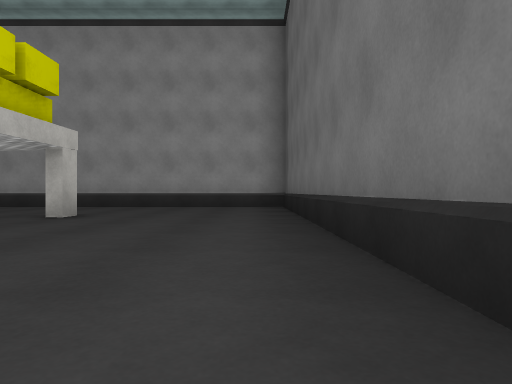
view 1 (above)

24 first-person views from a walk through a Unity game level. The camera is 0.3 m above the floor, looks level and sees 70° across. The floor is counted in squares, 1 m on a side. Each view is taken from the middle of a square. On the plan, view 1 faces up. The plan holds only what a view shows up to about 9 squares ahead; the rest is blank. The place goes on beyond the plan. The player character is not drawn. Surface patterns are stand-ins for the level's own textures.

view 2
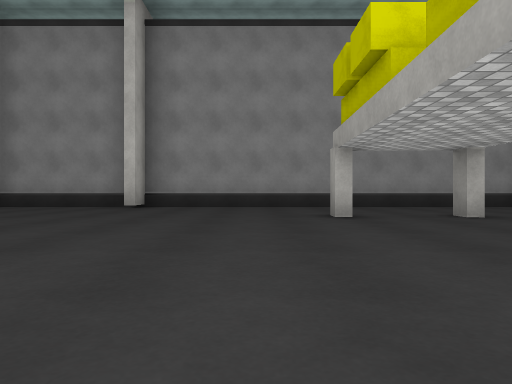

view 3
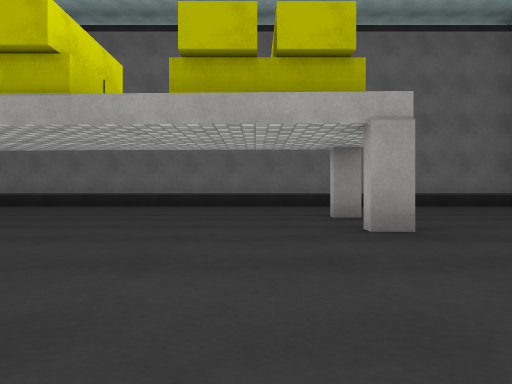

view 4
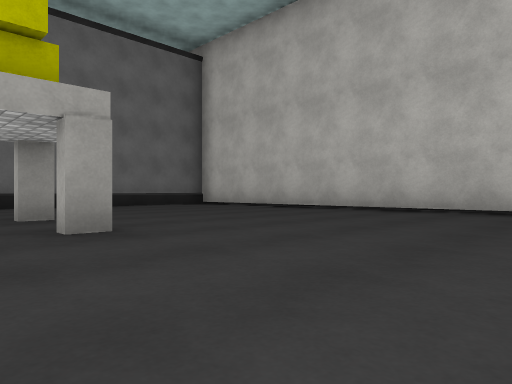

view 5
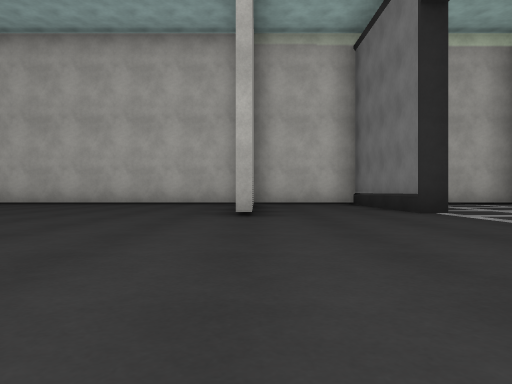

view 6
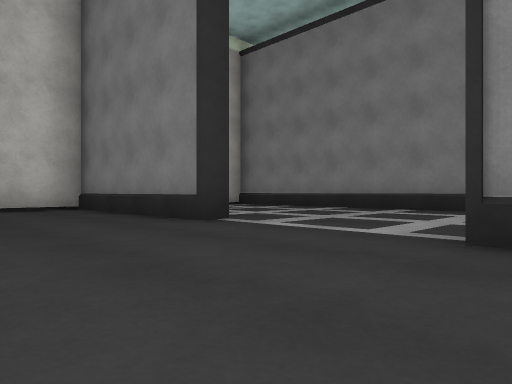

view 7
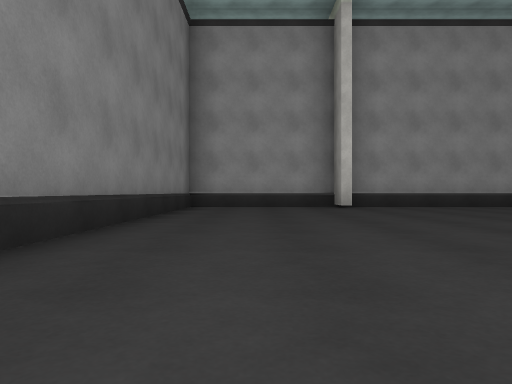

view 8
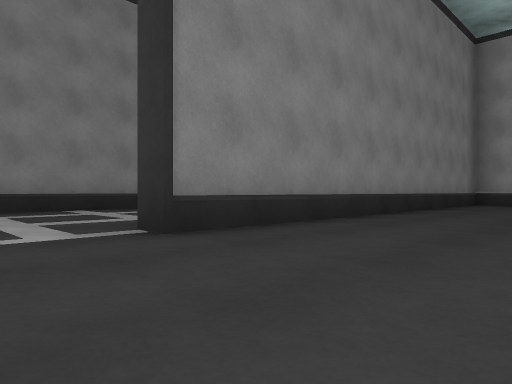

view 9
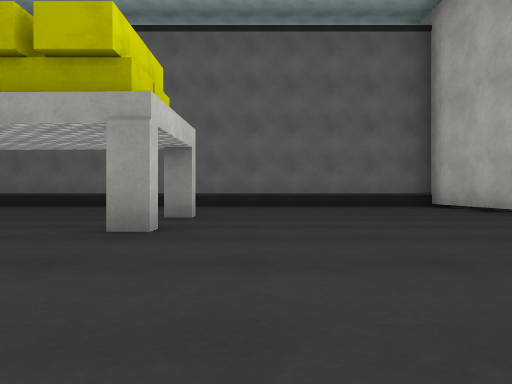

view 10
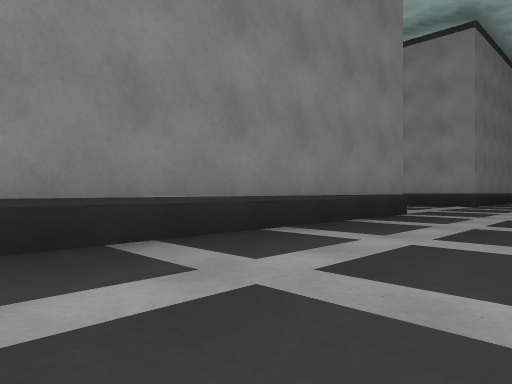

view 11
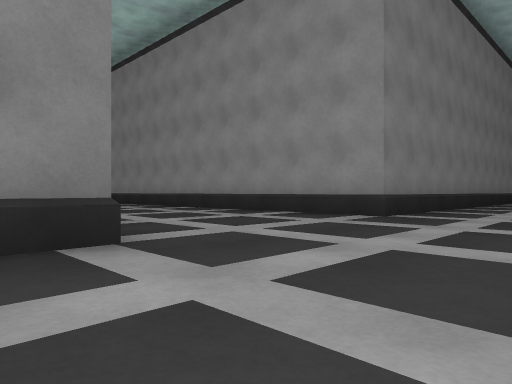

view 12
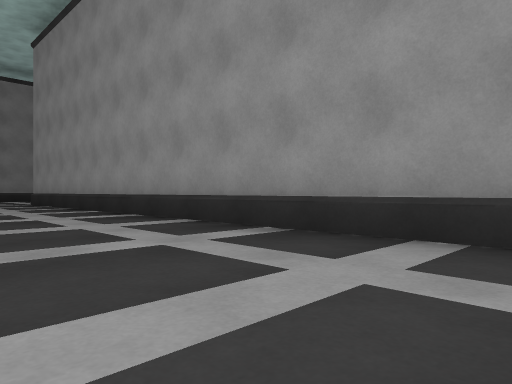

view 13
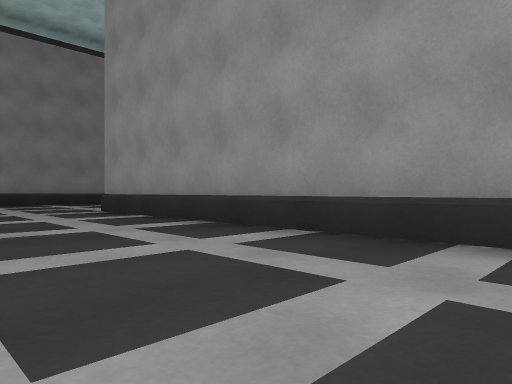

view 14
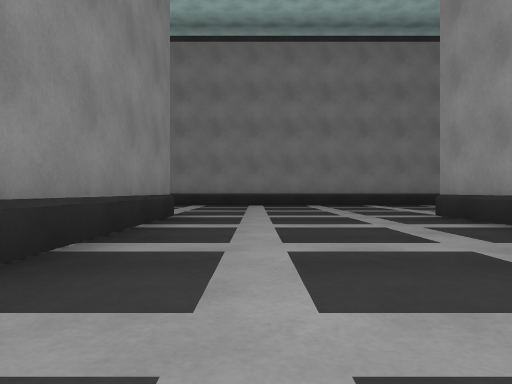

view 15
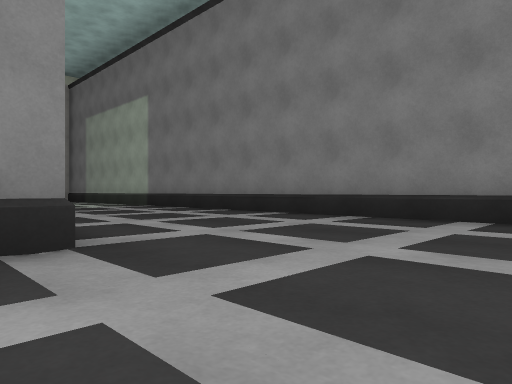

view 16
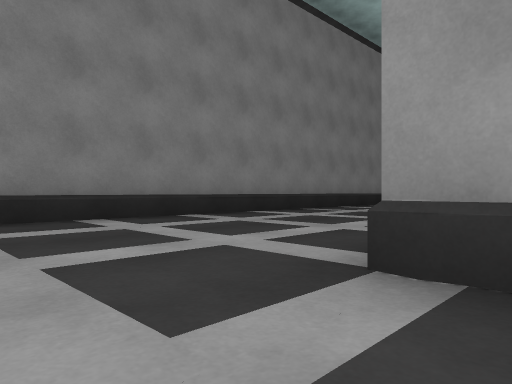

view 17
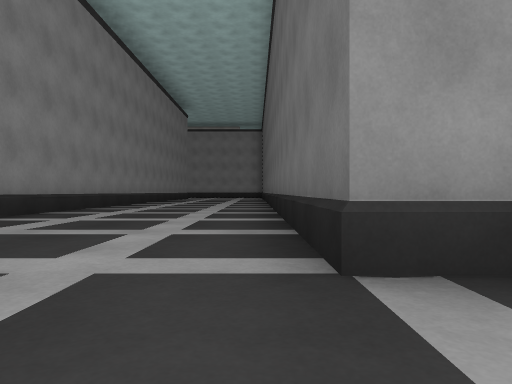

view 18
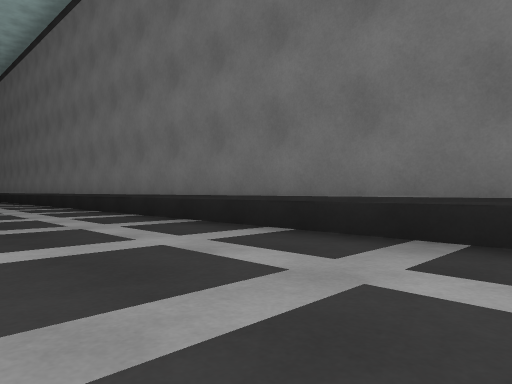

view 19
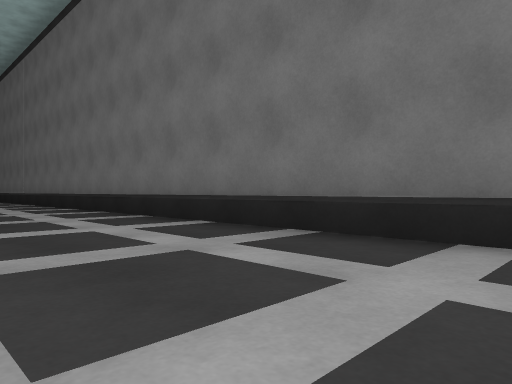

view 20
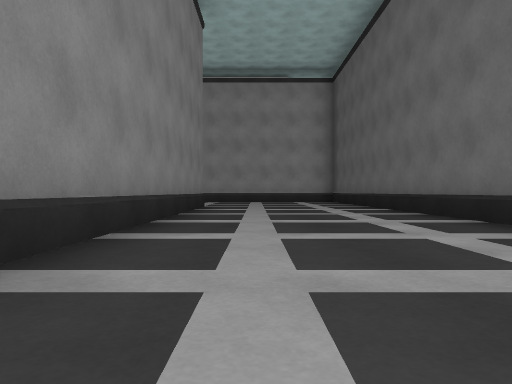

view 21
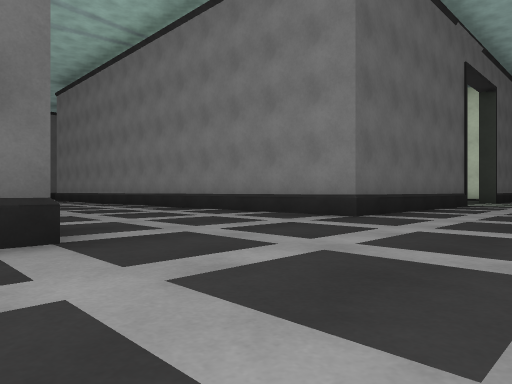

view 22
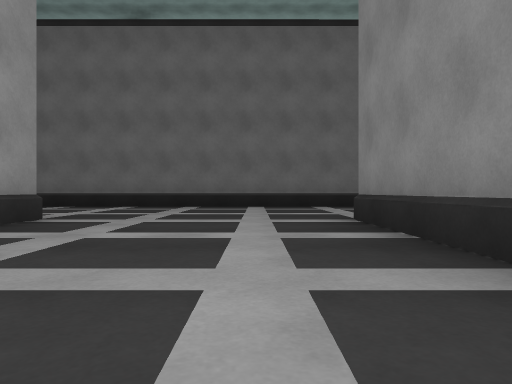

view 23
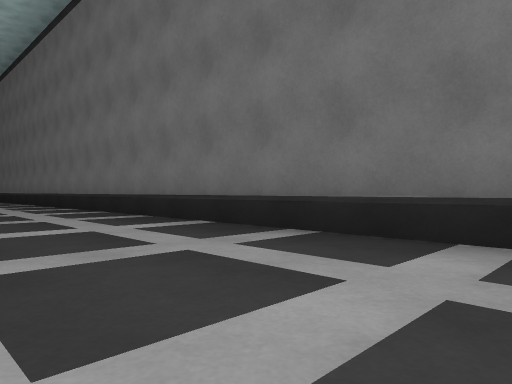

view 24
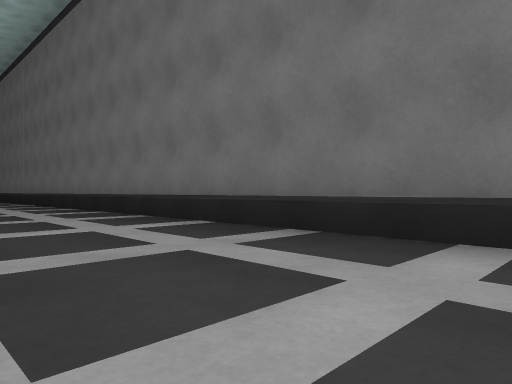

### Floor plan
Points are (right, up) in squares from view 1. A wall is a line through its corners. A room is listed if a view was taken in it or the views show most of it. See-through windows are left out.
Room 1 (views 1, 2, 3, 4, 5, 6, 7, 8, 9, 10)
walls: (-2.5, 4.2) (-2.5, 4.7); (-10.8, -3.1) (-10.3, -3.1) (-10.3, -6.6) (-7.9, -6.6); (-2.3, 4.7) (-2.3, 4.2); (-7.4, 6.6) (-7.4, 7.3) (-10.3, 7.3) (-10.3, -0.6) (-10.8, -0.6); (-7.6, -6.6) (0.6, -6.6) (0.6, 7.3) (-7.2, 7.3) (-7.2, 6.6); (-14.1, -1.6) (-14.1, -6.6) (-12.5, -6.6)
ways out: opening at (-12.5, -0.5) to room 2
objects: other object (-4, 5)
Room 2 (views 11, 12, 13, 14, 15, 16, 17, 18, 19, 20, 21, 22, 23, 24)
walls: (-14.1, 13.7) (-14.1, 7.3) (-25.7, 7.3) (-25.7, 22.5); (-29.1, 15) (-29.1, -1.6); (-16.5, 3.9) (-14.1, 3.9) (-14.1, -1.6); (-29.1, 22.5) (-29.1, 16.5); (-10.7, 2.9) (-10.7, 22.5); (-25.7, -0.6) (-25.7, 3.9) (-19.4, 3.9)
ways out: opening at (-12.5, -0.5) to room 1; opening at (-27.5, -0.5)

Positions as (right, up) in squares from view 1, and headings:
1: (0, 0), facing up
2: (-5, 0), facing up
3: (-7, -1), facing right
4: (-7, -1), facing down-right
5: (-8, 2), facing down
6: (-8, 0), facing down-left
7: (-9, 0), facing up
8: (-8, -2), facing up-left
9: (-7, -3), facing right
10: (-12, -1), facing up-left
11: (-12, 3), facing up-left
12: (-16, 5), facing up-left
13: (-20, 5), facing up-left
14: (-21, 5), facing left
15: (-25, 6), facing down-left
16: (-25, 6), facing up-left
17: (-26, 6), facing up
18: (-28, 8), facing up-right
19: (-28, 12), facing up-right
20: (-28, 15), facing up
21: (-28, 8), facing down-right
22: (-18, 5), facing right
23: (-13, 7), facing up-right
24: (-13, 12), facing up-right
